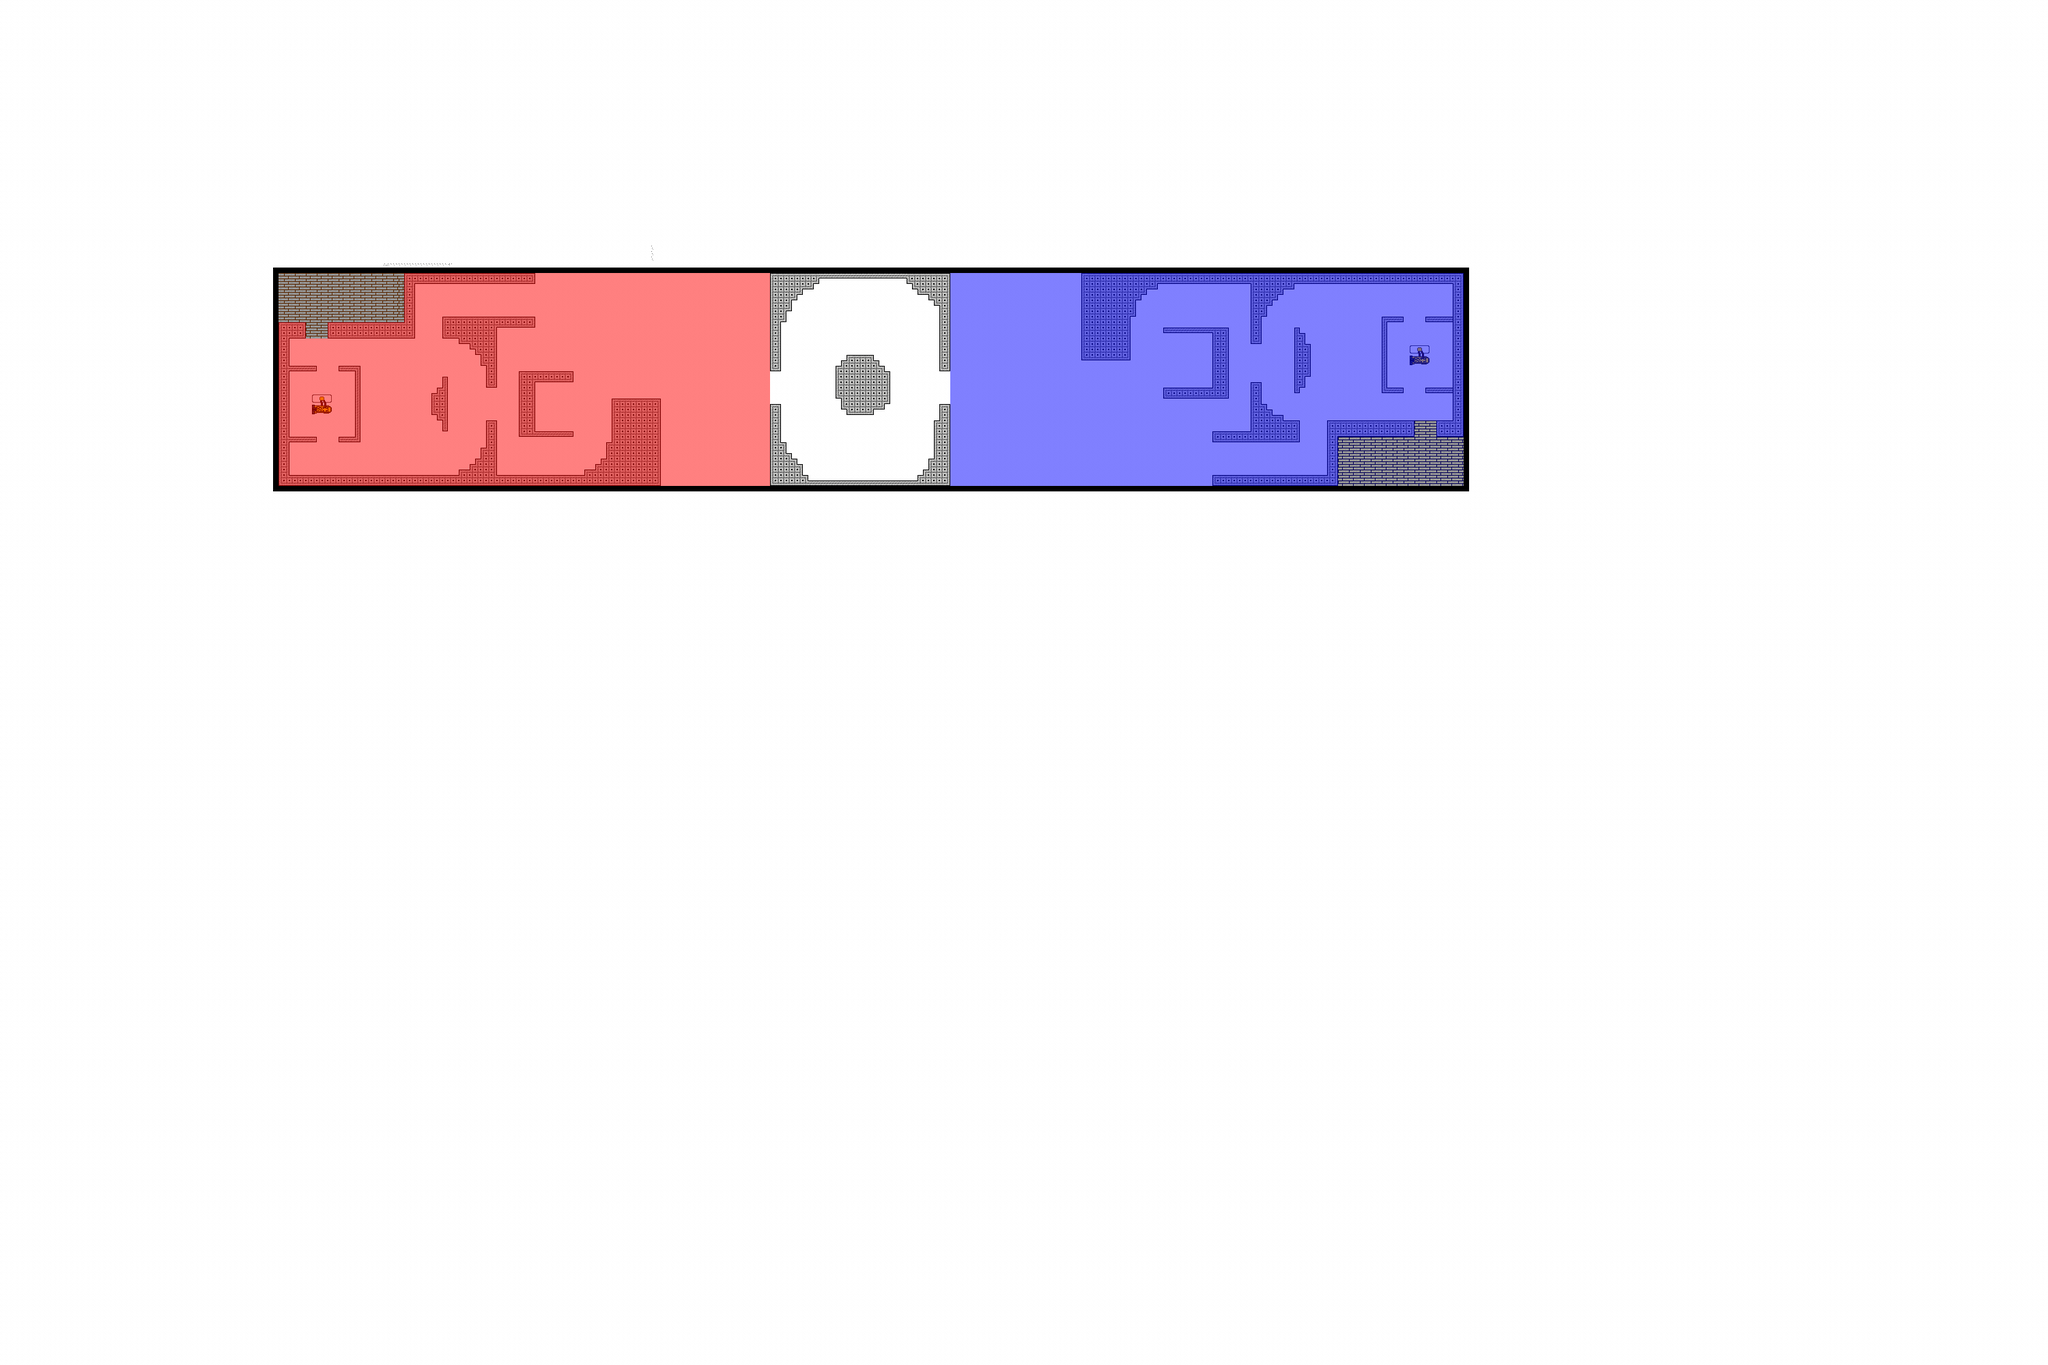

Tiled map render using the project's own tile images. Description and the map definition, with tile-layer contents summarised, below:
An orthogonal 375x250 tile map with 8x8 px tiles, 3 tile layers (base, wall, build), 3 tilesets.

<map version="1.0" orientation="orthogonal" renderorder="right-down" width="375" height="250" tilewidth="8" tileheight="8" nextobjectid="1">
 <tileset firstgid="1" name="Tileset" tilewidth="8" tileheight="8">
  <image source="Tileset.png" width="640" height="400" />
  <tile id="2">
   <properties>
    <property name="Build" value="1" />
   </properties>
  </tile>
  <tile id="3">
   <properties>
    <property name="Build" value="2" />
   </properties>
  </tile>
  <tile id="80">
   <properties>
    <property name="Spawn" value="1" />
   </properties>
  </tile>
  <tile id="81">
   <properties>
    <property name="Spawn" value="1" />
   </properties>
  </tile>
  <tile id="160">
   <properties>
    <property name="Spawn" value="2" />
   </properties>
  </tile>
  <tile id="161">
   <properties>
    <property name="Spawn" value="2" />
   </properties>
  </tile>
 </tileset>
 <tileset firstgid="4001" name="stoneWall" tilewidth="8" tileheight="8">
  <image source="stoneWall.png" width="32" height="800" />
 </tileset>
 <tileset firstgid="4401" name="woodWall" tilewidth="8" tileheight="8">
  <image source="woodWall.png" width="32" height="800" />
 </tileset>
 <layer name="base" width="375" height="250">
  <properties>
   <property name="Spawn" value="2" />
  </properties>
  <data>[93750 cells, 93750 non-empty, 5 distinct tile ids]</data>
 </layer>
 <layer name="wall" width="375" height="250">
  <data>[93750 cells, 2292 non-empty, 36 distinct tile ids]</data>
 </layer>
 <layer name="build" width="375" height="250" opacity="0.5">
  <data>[93750 cells, 6738 non-empty, 2 distinct tile ids]</data>
 </layer>
</map>